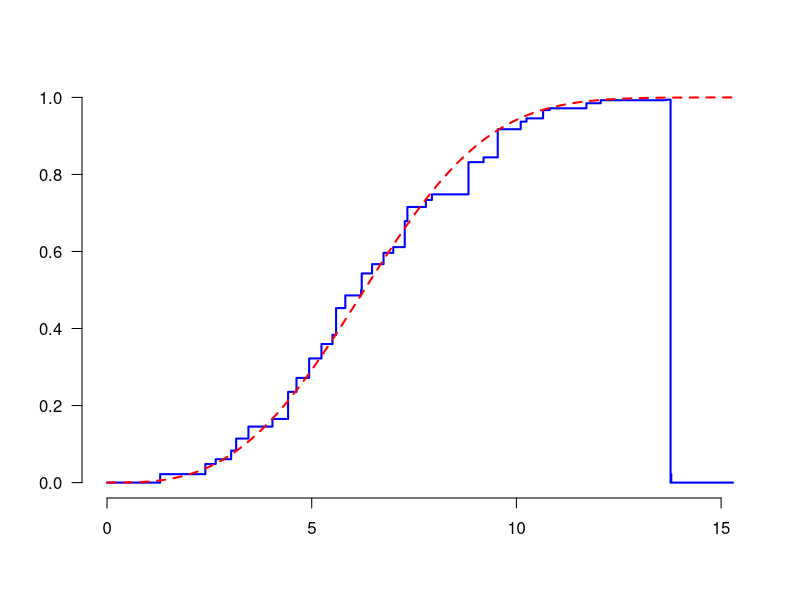

Source code (R):
   B<-read.table("MLE.txt")
   x<-B[,1]
   y<-B[,2]
   a<-3.035140901
   b<-0.002619475
   #a<-3.0360516078
   #b <- 0.0026148586
   f <- function(x) {1-exp(-b*x^a)}/{1-exp(-b*20^a)}
   x0 <-seq(0,max(x),by=0.01)
   y0<-f(x0)
   plot(c(-1000,-1000),xlim=c(min(x),max(x)), ylim=c(min(y,y0),max(y,y0)), main= "",ylab="",xlab="",bty="n",las=1)
   lines(x,y,lwd=2,col="blue",type='s')
   lines(x0,y0,lwd=2,lty=2,col="red")  
	
	
	
	

    